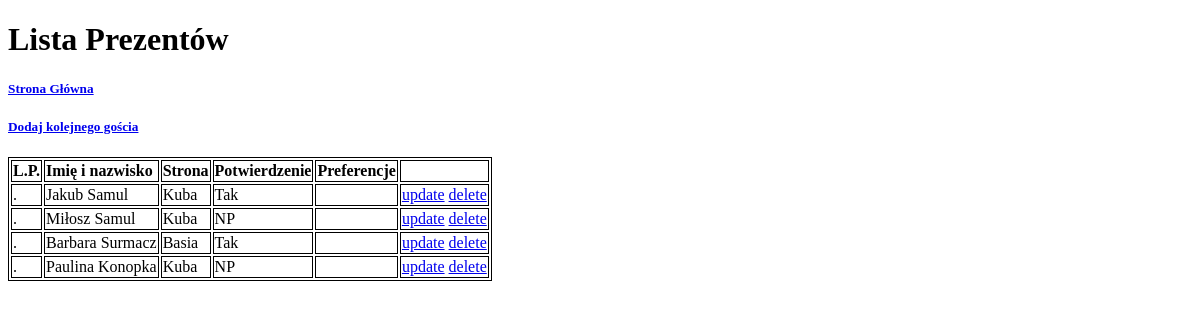
The app's page /guestslist/ (signed in), older data.
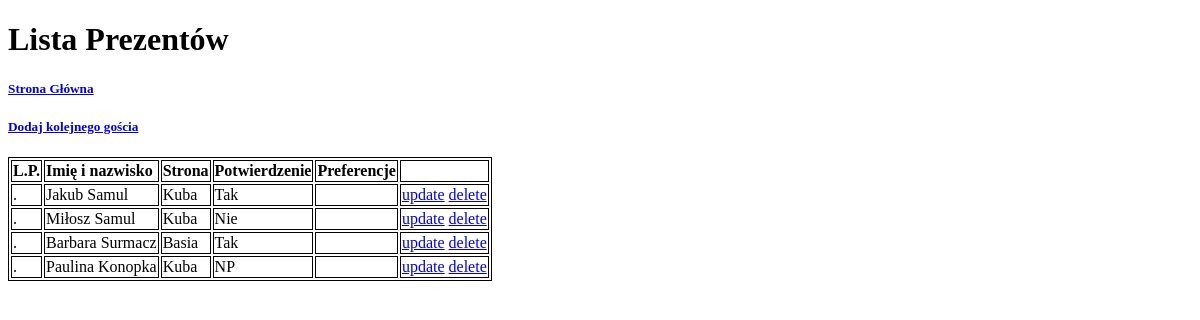
The same page, newer data.
### love/models.py (models this page shows, shortened)
class Guests(models.Model):
    name = models.CharField(max_length=50)
    surname = models.CharField(max_length=50)
    side = models.ForeignKey(Side, models.PROTECT, null=True, blank=True)
    confirmation = models.ForeignKey(Confirmation, models.PROTECT, null=True, blank=True)

class Side(models.Model):
    class Meta:
        ordering = ('name',)
    name = models.CharField(max_length=50, unique=True)
    def __str__(self):
        return f'{self.name}'

class Confirmation(models.Model):
    class Meta:
        ordering = ('name',)
    name = models.CharField(max_length=50, unique=True)
    def __str__(self):
        return f'{self.name}'

### love/views.py (the view)
class GuestListView(SuperUserCheck, ListView):
    model = Guests
    template_name = 'guests_list.html'
    def get_context_data(self, *, object_list=None, **kwargs):
        queryset = object_list if object_list is not None else self.object_list
        form = GuestsSearchForm(self.request.GET)
        if form.is_valid():
            name = form.cleaned_data.get('name', '').strip()
            if name:
                queryset = queryset.filter(name__icontains=name)
        return super().get_context_data(
            form=form,
            object_list=queryset,
            **kwargs)

### love/views.py (called while the page is built)
    def test_func(self):
        return self.request.user.is_superuser

### love/templates/guests_list.html (shortened to what this page needs)
{% extends "base.html"%}
{% block content %}
<h1>Lista Prezentów</h1>
<h5><a href={% url "homepage" %}>Strona Główna</a> </h5>
{% if user.is_superuser %}
<h5><a href={% url "guests-add" %}>Dodaj kolejnego gościa</a></h5>
{% endif %}
    <table>
    <tr>
        <td><b>L.P.</b></td>
        <td><b>Imię i nazwisko</b></td>
        <td><b>Strona</b></td>
        <td><b>Potwierdzenie</b></td>
        <td><b>Preferencje</b></td>
        <td><b></b></td>
    </tr>
    {% for guest in guests_list %}
        <tr>
            <td>{{ page_obj.start_index|add:forloop.counter0 }}.</td>
            <td>{{ guest.name }} {{ guest.surname }}</td>
            <td>{{ guest.side|default:"-" }}</td>
            <td>{{ guest.confirmation|default:"NP" }}</td>
            <td></td>
            <td>
                {% if user.is_superuser %}
                <a href={% url "guests-update" guest.id %}>update</a>
                <a href={% url "guests-delete" guest.id %}>delete</a>
                {% endif %}
            </td>
        </tr>
    {% endfor %}
    </table>
{% endblock %}

Row changes from the older to the newer data that the page shows:
changed Guests "Miłosz": confirmation "NP" → "Nie"
